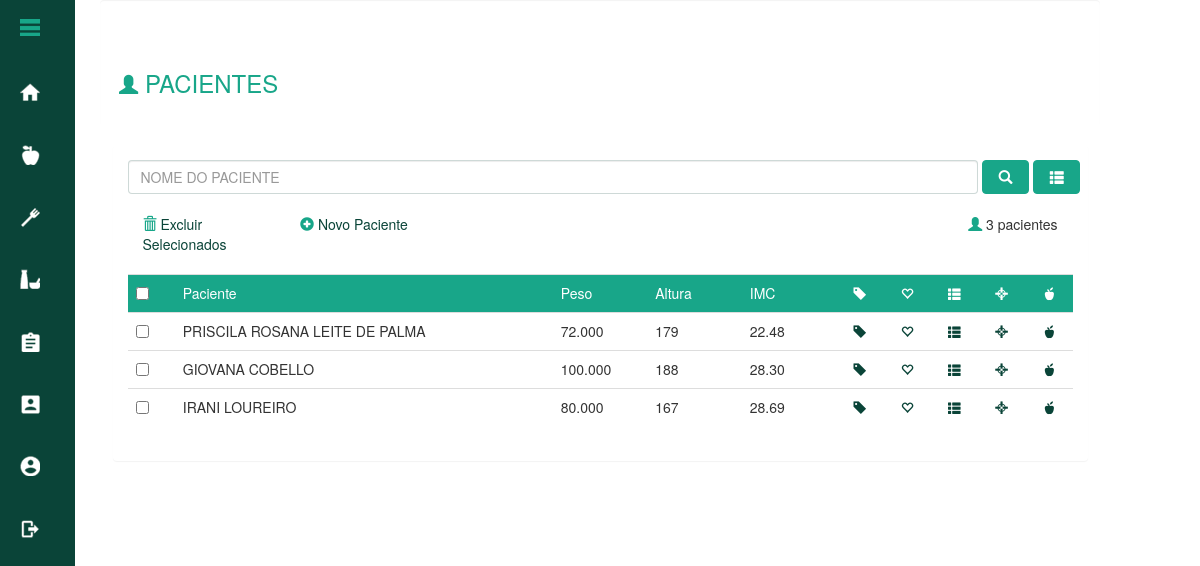
Screenshot of /01_lista_pacientes.php (signed in) with the database file from the repository.
### tables this page shows
CREATE TABLE IF NOT EXISTS `tb_objetivo_paciente` (
  `cod_objetivo_paciente` int(3) NOT NULL,
  `cod_objetivo_programa` int(3) DEFAULT NULL,
  `cod_tempo_programa` int(3) DEFAULT NULL,
  `peso` decimal(6,3) DEFAULT NULL,
  `altura` int(3) DEFAULT NULL,
  `abdome` decimal(6,3) DEFAULT NULL,
  `quadril` decimal(6,3) DEFAULT NULL,
  `foto_01` varchar(100) DEFAULT 'avatar.png',
  `foto_02` varchar(100) DEFAULT 'avatar.png',
  `foto_03` varchar(100) DEFAULT 'avatar.png',
  `foto_04` varchar(100) DEFAULT 'avatar.png',
  `cod_paciente` int(3) NOT NULL
);

CREATE TABLE IF NOT EXISTS `tb_paciente` (
  `cod_paciente` int(3) NOT NULL,
  `nome_paciente` varchar(100) NOT NULL,
  `profissao` varchar(40) NOT NULL,
  `endereco` varchar(60) NOT NULL,
  `numero` varchar(5) NOT NULL,
  `complemento` varchar(25) DEFAULT NULL,
  `bairro` varchar(30) NOT NULL,
  `cep` int(8) DEFAULT NULL,
  `cidade` varchar(40) NOT NULL,
  `telefone_residencial` int(10) DEFAULT NULL,
  `telefone_comercial` int(10) DEFAULT NULL,
  `celular` int(11) DEFAULT NULL,
  `email` varchar(100) DEFAULT NULL,
  `data_nascimento` date NOT NULL,
  `sexo` varchar(15) NOT NULL,
  `altura` decimal(5,3) NOT NULL,
  `peso` decimal(5,3) NOT NULL,
  `outros` text,
  `cod_status` int(3) NOT NULL DEFAULT '1'
);

### conexao/connect_db.php (called while the page is built, shortened)
<?php
class BancoDeDados
{
    private static $instance = null;
    private function __construct()
    {
		$host = "localhost";
    	$user = "root";
    	$senha = "fatecsr";
    	$banco = "db_nutris";
        try {
            $this->conexao = mysql_connect($host, $user, $senha);
        } catch (Exception $e) {
            die("Erro na conexão com MySQL! " . $e->getMessage());
        }
    }
    static function getInstance()
    {
        if (self::$instance == NULL)
            self::$instance = new BancoDeDados();
        return self::$instance;
    }
	function sql_query($query){
         $this->query = $query;
         if($this->dados = mysql_query($this->query)){
             return $this->dados;
         }else{
			 die('Query Inválida: ' . mysql_error());
         }
     }
	function sql_linhas($query)
    {
         $this->query = $query;
         if($this->dados = mysql_num_rows($this->query))
         {
             return $this->dados;
         }
        else
        {
             return 0;
        }
     }
}
?>

### 01_lista_pacientes.php (the view, shortened to what this page needs)
<!DOCTYPE html>
<?php
include_once('conexao/connect_db.php');
$db = BancoDeDados::getInstance();
$busca = $_GET['busca'];
if(isset($busca))
{
    $sqlstring_pacientes  = "Select tb_paciente.cod_paciente, tb_paciente.nome_paciente, tb_objetivo_paciente.peso, tb_objetivo_paciente.altura from tb_paciente ";
    $sqlstring_pacientes .= "inner join tb_objetivo_paciente on tb_paciente.cod_paciente = tb_objetivo_paciente.cod_paciente ";
    $sqlstring_pacientes .= "where nome_paciente like '%" . $busca . "%'";
}
else
{
    $sqlstring_pacientes  = "Select tb_paciente.cod_paciente, tb_paciente.nome_paciente, tb_objetivo_paciente.peso, tb_objetivo_paciente.altura from tb_paciente ";
    $sqlstring_pacientes .= "inner join tb_objetivo_paciente on tb_paciente.cod_paciente = tb_objetivo_paciente.cod_paciente";
}
$info_pacientes = $db->sql_query($sqlstring_pacientes);
$linhas_pacientes = $db->sql_linhas($info_pacientes);
?>
<html>
<head>
    <link href="css/bootstrap.min.css" rel="stylesheet">
    <link href="css/estilos.css" rel="stylesheet">
  </head>
<body class="margin_00">
<?php
    include "includes/menu_nutricionista.php";
?>
<div class="container-fluid" onclick="recua_menu(10)">
    <div class="row">
        <div class="well fundo_transparente fonte_verde_claro sem_borda col-md-offset-1 col-md-10 padding_top_50">
            <h3><span class="glyphicon glyphicon-user fonte_muito_pequena"></span> PACIENTES</h3>
        </div>
    </div>
    <div class="panel panel-default sem_borda col-md-offset-1 col-md-10">
      <div class="panel-body" style="border:0px solid #fff">
        <div class="row">
          <form name="form_pesquisa" id="form_pesquisa" class="padding_bottom_20 form-inline" style="white-space: nowrap">
              <input type="text" name="busca" id="busca" class="form-control" style="width:90%;" placeholder="NOME DO PACIENTE">
              <button type="button" class="btn btn_verde_claro fonte_branca largura_05" alt="Exibe os pacientes com nomes contendo o valor digitado na busca"  title="Exibe os pacientes com nomes contendo o valor digitado na busca" onclick="nova_pesquisa('01_lista_pacientes.php?busca=')">
                  <span class="glyphicon glyphicon-search"></span>
              </button>
              <button type="button" class="btn btn_verde_claro fonte_branca largura_05" alt="Exibe todos os pacientes cadastrados"  title="Exibe todos os pacientes cadastrados"  onclick="nova_pesquisa('01_lista_pacientes.php')">
                  <span class="glyphicon glyphicon-th-list"></span>
              </button>
          </form>
        </div>
        <div class="row  padding_bottom_20 padding_left_00">
            <div class="col-md-2">
                <span class="glyphicon glyphicon-trash fonte_verde_claro"></span>
                <a href="#" onClick="document.getElementById('formul').submit();"> Excluir Selecionados </a>
            </div>
            <div class="col-md-2">
                <a href="01_1_cadastro_paciente_dados_pessoais.php" alt="Cadastro de Paciente" title="Cadastro de Paciente">
                <span class="glyphicon glyphicon-plus-sign fonte_verde_claro"></span> Novo Paciente
                </a>
            </div>
            <div class="col-md-8 direito">
                <span class="glyphicon glyphicon-user verde_escuro fonte_verde_claro"></span>
                <?php
                    if($linhas_pacientes > 1)
                        print $linhas_pacientes . " pacientes";
                    else
                        print $linhas_pacientes . " paciente";
                ?>
            </div>
        </div>
        <div class="row table-responsive">
            <form method="post" name="formul" id="formul">
            <table class="table table-responsive table-hover">
                <tr class="fonte_branca">
                <td class="largura_05 fundo_verde_claro"><input type=checkbox name="marcar" id="marcar" onclick="marcar_desmarcar_todos()"></td>
                <td class="largura_40 fundo_verde_claro">Paciente</td>
                <td class="largura_10 fundo_verde_claro">Peso</td>
                <td class="largura_10 fundo_verde_claro">Altura</td>
                <td class="largura_10 fundo_verde_claro">IMC</td>
                <td class="largura_05  fundo_verde_claro centralizado"><span class="glyphicon glyphicon-tag fonte_pequena"  alt="Dados Pessoais" title="Dados Pessoais"></span></td>
                <td class="largura_05  fundo_verde_claro centralizado"><span class="glyphicon glyphicon-heart-empty fonte_pequena"  alt="Antopometria" title="Antopometria"></span></td>
                <td class="largura_05  fundo_verde_claro centralizado"><span class="glyphicon glyphicon-th-list fonte_pequena"  alt="Avaliação Nutricional" title="Avaliação Nutricional"></span></td>
                <td class="largura_05  fundo_verde_claro centralizado"><span class="glyphicon glyphicon-screenshot fonte_pequena"  alt="Objetivo do Programa" title="Objetivo do Programa"></span></td>
                <td class="largura_05  fundo_verde_claro centralizado"><span class="glyphicon glyphicon-apple fonte_pequena"  alt="Prescrição Dieta" title="Prescrição Dieta"></span></td>
                </tr>
                <?php
                if($linhas_pacientes > 0)
                {
                    while($dados_pacientes=mysql_fetch_array($info_pacientes))
                    {
                    ?>
                    <tr>
                    <td><input type=checkbox name="excluir[]" value="<?php print $dados_pacientes['cod_paciente'] ?>"></input></td>
                    <td class="text-uppercase"><?php print $dados_pacientes['nome_paciente'] ?></td>
                    <td><?php print $dados_pacientes['peso'] ?></td>
                    <td><?php print $dados_pacientes['altura'] ?></td>
                    <td><script> exibir_imc(<?php print $dados_pacientes['peso'] ?>,<?php print $dados_pacientes['altura'] ?>); </script></td>
                    <td class="centralizado">
                        <a href="01_1_alteracao_paciente_dados_pessoais.php?cod=<?php print  base64_encode($dados_pacientes['cod_paciente']) ?>" alt="Dados Pessoais" title="Dados Pessoais">
                        <span class="glyphicon glyphicon-tag fonte_pequena"></span>
                        </a>
                    </td>
                    <td class="centralizado">
                        <a href="01_1_cadastro_paciente_antopometria.php?cod=<?php print base64_encode($dados_pacientes['cod_paciente']) ?>;&alt=<?php print base64_encode($dados_pacientes['cod_paciente']) ?>" alt="Antopometria" title="Antopometria">
                        <span class="glyphicon glyphicon-heart-empty fonte_pequena"></span>
                        </a>
                    </td>
                    <td class="centralizado">
                        <a href="01_1_cadastro_paciente_avaliacao.php?cod=<?php print  base64_encode($dados_pacientes['cod_paciente']) ?>" alt="Avaliação Nutricional" title="Avaliação Nutricional">
                        <span class="glyphicon glyphicon-th-list fonte_pequena"></span>
                        </a>
                    </td>
                    <td class="centralizado">
                        <a href="01_1_cadastro_paciente_objetivo.php?cod=<?php print  base64_encode($dados_pacientes['cod_paciente']) ?>" alt="Objetivo do Programa" title="Objetivo do Programa">
                        <span class="glyphicon glyphicon-screenshot fonte_pequena"></span>
                        </a>
                    </td>
                    <td class="centralizado">
                        <a href="01_3_cadastro_dieta.php?cod=<?php print  base64_encode($dados_pacientes['cod_paciente']) ?>" alt="Prescrição Dieta" title="Prescrição Dieta">
                        <span class="glyphicon glyphicon-apple fonte_pequena"></span>
                        </a>
                    </td>
                    </tr>
                    <?php
                    }
                }
                ?>
            </table>
            </form>
        </div>
     </div>
    </div>
</div>
</body>
</html>

### css/estilos.css (style rules this page uses)
a:link { text-decoration:none; color:#0A4438 }
.direito { text-align: right }
.centralizado { text-align:center }
.fonte_branca { color:#fff }
.fonte_verde_claro { color:#18A689 }
.fundo_transparente { background-color:rgba(0,0,0,.0) }
.fundo_verde_claro { background-color:#18A689 }
.fonte_muito_pequena { font-size: 0.8em }
.fonte_pequena { font-size: 0.9em }
.largura_05 { width:5% }
.largura_10 { width:10% }
.largura_40 { width:40% }
.margin_00 { margin: 0px }
.padding_top_50 { padding-top: 50px }
.padding_bottom_20 { padding-bottom: 20px }
.padding_left_00 { padding-left: 0px }
.sem_borda { border:0px solid #fff }
.btn { background-color: #0A4438; border:1px solid #0A4438 }
.btn_verde_claro { background-color:#18A689; color:#fff; border:1px solid #18A689 }
.panel-body { border:1px solid rgba(10,68,56,.2) }
.form-control { border:1px solid rgba(10,68,56,.2) }

### includes/menu_nutricionista.php (style rules this page uses)
* { margin:0; padding:0; }

### rows the page displays
tb_objetivo_paciente: cod_paciente.nome_paciente "PRISCILA ROSANA LEITE DE PALMA", peso "72.000", altura "179"
tb_objetivo_paciente: cod_paciente.nome_paciente "GIOVANA COBELLO", peso "100.000", altura "188"
tb_objetivo_paciente: cod_paciente.nome_paciente "IRANI LOUREIRO", peso "80.000", altura "167"

### other values shown
$linhas_pacientes "3"
